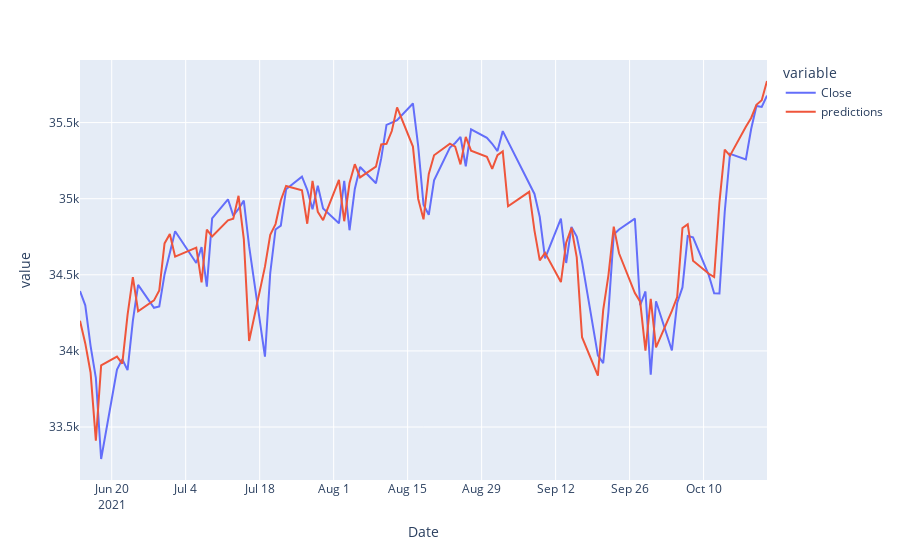

Notebook code cell kept with this figure:
### Markdown cell above
Now, we use the Plotly Express library again to see how our predictions match up to the training data:

### Code cell
px.line(train_data, y = ['Close', 'predictions'])
